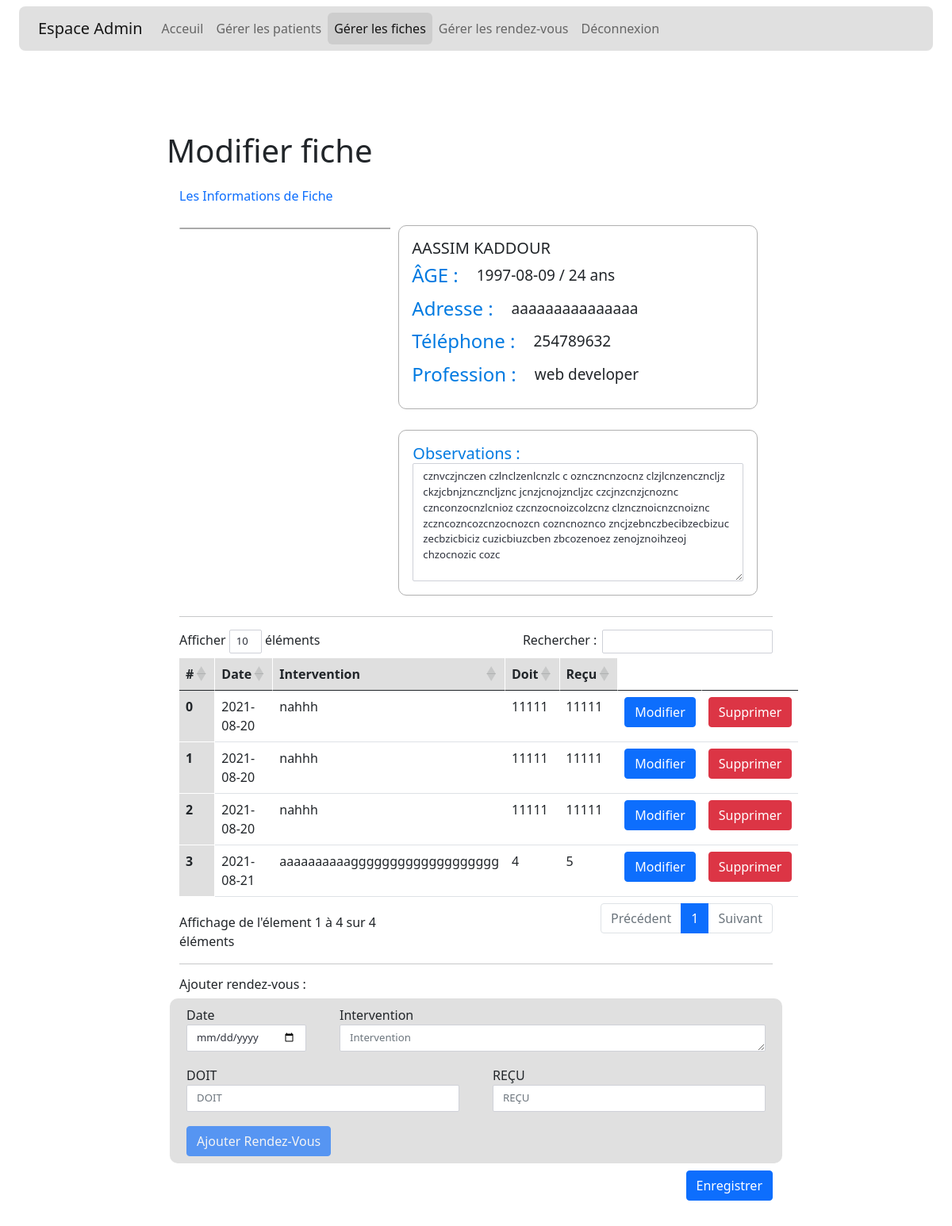
Page /manage_fiche/edit_fiche.php?id=6 (signed in) on the committed database.
### tables this page shows
CREATE TABLE `patient` (
  `id` int(11) NOT NULL,
  `nom` varchar(45) NOT NULL,
  `prenom` varchar(45) NOT NULL,
  `date_de_naissance` date NOT NULL,
  `adresse` varchar(45) DEFAULT NULL,
  `tel` varchar(45) DEFAULT NULL,
  `profession` varchar(45) DEFAULT NULL
);

CREATE TABLE `fiche` (
  `id` int(11) NOT NULL,
  `id_patient` int(11) NOT NULL,
  `teeth` varchar(255) NOT NULL,
  `observations` longtext NOT NULL
);

CREATE TABLE `rendez_vous` (
  `id` int(11) NOT NULL,
  `id_patient` int(11) NOT NULL,
  `date` date DEFAULT NULL,
  `intervention` varchar(45) DEFAULT NULL,
  `doit` int(11) NOT NULL,
  `recu` int(11) DEFAULT NULL
);

### manage_fiche/edit_fiche.php (the view, shortened to what the rows shown need)
<?php
if(isset($_GET['id'])) {
    $id_get = $_GET['id'];
}
include("../src/services/fiche_service.php");
include('../db/config.php');
?>
<!DOCTYPE html>
<html lang="fr">
<head>
    <link href="https://cdn.jsdelivr.net/npm/bootstrap@5.1.0/dist/css/bootstrap.min.css" rel="stylesheet"
>
    <link href="../assets/style.css" rel="stylesheet">
    <link rel="stylesheet"
        href="https://cdn.jsdelivr.net/npm/bootstrap-select@1.13.14/dist/css/bootstrap-select.min.css">
    <link href="https://cdn.datatables.net/1.10.25/css/dataTables.bootstrap5.min.css" rel="stylesheet"
>
</head>
<body>
    <?php
                    $fiche_service = new fiche_service($db);
                    $fiche_get = $fiche_service->getById($id_get);
            ?>
    <div class="container" style="margin-top: 94px;max-width: 67%;">
        <h1>Modifier fiche</h1>
        <div class="row gutters">
            <div class="col-xl-12 col-lg-12 col-md-12 col-sm-12 col-12">
                <div class="card h-100">
                    <div class="card-body">
                        <form action="edit_fiche_action.php" method="post">
                            <div class="row gutters">
                                <div class="col-xl-8 col-lg-8 col-md-8 col-sm-8 col-12">
                                    <div class="form-group">
                                        <div class="card h-100">
                                            <div class="card-body"
                                                style="border: 1px solid #b0b0b0;margin: 10px;border-radius: 10px;">
                                                <div class="account-settings">
                                                    <div class="user-profile"
                                                        style=" margin: inherit; padding: inherit; text-align: inherit; ">
                                                        <h5 class="user-name" style=" text-transform: uppercase; ">
                                                            <?php echo $fiche_get->getpatient()->getFirst_name().' '.$fiche_get->getpatient()->getLast_name(); ?>
                                                        </h5>
                                                    </div>
                                                    <div class="about"
                                                        style=" margin: inherit; padding: inherit; text-align: inherit; ">
                                                        <h5>ÂGE :</h5>
                                                        <p><?php
                                                    $date1 = new DateTime($fiche_get->getpatient()->getAnniversary());
                                                    $date2 = new DateTime(date("Y-m-d"));
                                                    $diff = $date1->diff($date2);
                                                    echo $fiche_get->getpatient()->getAnniversary().' / '.$diff->y.' ans'; ?>
                                                        </p>
                                                    </div>
                                                    <div class="about"
                                                        style=" margin: inherit; padding: inherit; text-align: inherit; ">
                                                        <h5>Adresse :</h5>
                                                        <p><?php echo $fiche_get->getpatient()->getAddress(); ?></p>
                                                    </div>
                                                    <div class="about"
                                                        style=" margin: inherit; padding: inherit; text-align: inherit; ">
                                                        <h5>Téléphone :</h5>
                                                        <p><?php echo $fiche_get->getpatient()->getTel(); ?></p>
                                                    </div>
                                                    <div class="about"
                                                        style=" margin: inherit; padding: inherit; text-align: inherit; ">
                                                        <p>
                                                        <p><?php echo $fiche_get->getpatient()->getWork(); ?></p>
                                                        </p>
                                                    </div>
                                                </div>
                                            </div>
                                        </div>
                                        <div class="form-group"
                                            style=" border: 1px solid #b0b0b0; margin: 10px; border-radius: 10px; padding: 17px; ">
                                            <h5 style="margin: 0px;color: #007ae1;">Observations :</h5>
                                            <textarea maxlength="300"
                                                style="height: 149px;margin-top: 0px;margin-bottom: 0px;"
                                                name="Observations" style=" height: 100px; " class="form-control"
                                                id="Observations" placeholder="Observations"
                                                required><?php echo $fiche_get->getObservations(); ?></textarea>
                                        </div>
                                    </div>
                                </div>
                            </div>
                            <div class="row gutters">
                                <div class="col-xl-12 col-lg-12 col-md-12 col-sm-12 col-12">
                                    <table id="appointmentTable" class="table">
                                        <thead>
                                            <tr>
                                                <th scope="col">#</th>
                                                <th scope="col">Date</th>
                                                <th scope="col">Intervention</th>
                                                <th scope="col">Doit</th>
                                                <th scope="col">Reçu</th>
                                                <th scope="col" style="background-color: inherit;width: 5%;"></th>
                                                <th scope="col" style="width: 5%;"></th>
                                            </tr>
                                        </thead>
                                        <tbody>
                                            <?php
                        include("../src/services/appointment_service.php");
                        $appointment_service = new appointment_service($db);
            $list_appointment = $appointment_service->getByPatientId($fiche_get->getpatient()->getId());
         for ($i=0; $i < count($list_appointment); $i++){
            ?>
                                            <tr>
                                                <th scope="row"><?php echo $i; ?></th>
                                                <td><?php echo $list_appointment[$i]->getDate(); ?></td>
                                                <td><?php echo $list_appointment[$i]->getIntervention(); ?></td>
                                                <td><?php echo $list_appointment[$i]->getDoit(); ?></td>
                                                <td><?php echo $list_appointment[$i]->getRecu(); ?></td>
                                                <td><a href="../manage_appointment/edit_appointment.php?id=<?php echo $list_appointment[$i]->getId(); ?>"
                                                        class="btn btn-primary">Modifier</a></td>
                                                <td><a href="../manage_appointment/delete_appointment_action.php?id=<?php echo $list_appointment[$i]->getId(); ?>&ficheid=<?php echo $id_get; ?>"
                                                        class="btn btn-danger">Supprimer</a></td>
                                            </tr>
                                            <?php
                      }
                    ?>
                                        </tbody>
                                    </table>
                                </div>
                            </div>
                        </form>
                    </div>
                </div>
            </div>
        </div>
    </div>
</body>
</html>

### rows in the picture
patient: nom "AASSIM", prenom "KADDOUR", date_de_naissance "1997-08-09", date_de_naissance "24", adresse "aaaaaaaaaaaaaaa", tel "254789632", profession "web developer"
fiche: Observations "cznvczjnczen czlnclzenlcnzlc c oznczncnzocnz clzjlcnzenczncljz ckzjcbnjznczncljznc jcnzjcnojzncljzc czcjnzcnzjcnoznc cznconzocnzlcnioz czcnzocnoizcolzcnz clzncznoicnzcnoiznc zczncozncozcnzocnozcn cozncnoznco zncjzebnczbecibzecbizuc zecbzicbiciz cuzicbiuzcben zbcozenoez zenojznoihzeoj chzocnozic cozc"
rendez_vous: date "2021-08-20", intervention "nahhh", doit "11111", recu "11111"
rendez_vous: date "2021-08-20", intervention "nahhh", doit "11111", recu "11111"
rendez_vous: date "2021-08-20", intervention "nahhh", doit "11111", recu "11111"
rendez_vous: date "2021-08-21", intervention "aaaaaaaaaaggggggggggggggggggg", doit "4", recu "5"
